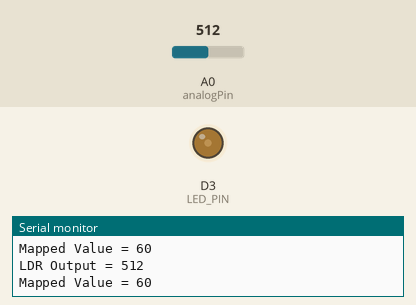
Bench run of a sketch on a simulated ESP8266 (NodeMCU). Parts: output pins drawn as LEDs (lit = HIGH), the last lines printed to the serial monitor. The test bench sets the inputs (shaded band); at power-on: A0 (analogPin) = 512.

Above: at 1.2 s.
1.3 s: A0 (analogPin) set to 306
At 2.1 s:
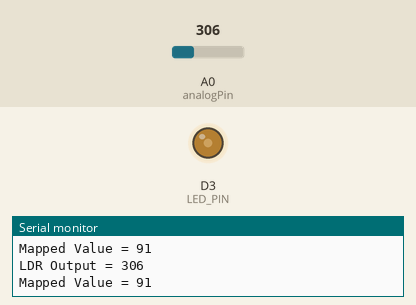
2.9 s: A0 (analogPin) set to 0
At 3.5 s:
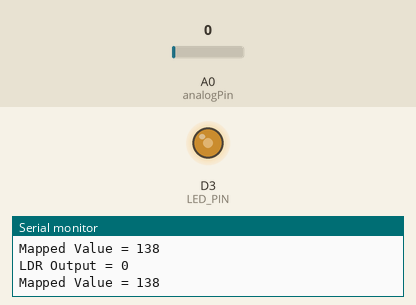
4.5 s: A0 (analogPin) set to 900
At 5.8 s:
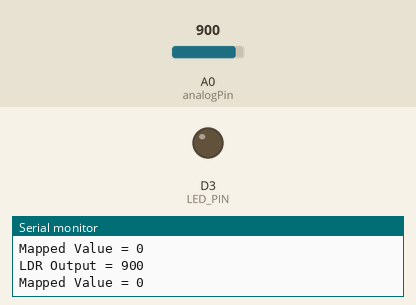
6.1 s: A0 (analogPin) set to 511
At 7.3 s:
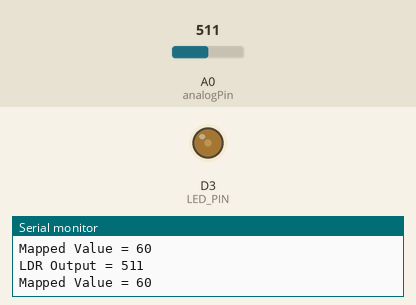
7.7 s: A0 (analogPin) set to 1023
At 8.6 s:
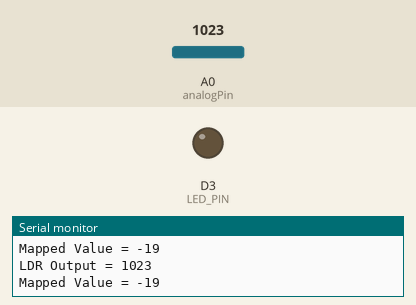
Timing chart, 0 to 10.3 s (numbered marks = the images above; inputs shaded):
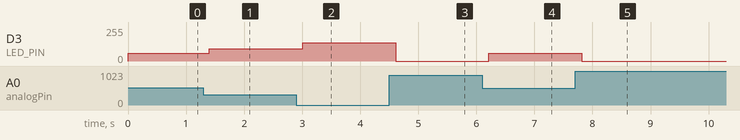

Measured:
- after the input at 1.3 s, D3 (LED_PIN): 60/255 → 91/255 after 0.10 s
- after the input at 2.9 s, D3 (LED_PIN): 91/255 → 138/255 after 0.11 s
- after the input at 4.5 s, D3 (LED_PIN): 138/255 → 0/255 after 0.11 s
- after the input at 6.1 s, D3 (LED_PIN): 0/255 → 60/255 after 0.11 s
- after the input at 7.7 s, D3 (LED_PIN): 60/255 → 0/255 after 0.11 s

The sketch:

Part_A.ino
```cpp
#define analogPin A0
#define LED_PIN D3

int value;
int mappedValue;

void setup() {
  // put your setup code here, to run once:
  Serial.begin(9600);
}

void loop() {
  value = analogRead(analogPin);
  Serial.print("LDR Output = ");
  Serial.println(value);
  mappedValue = map(value, 250, 900, 100, 0);
  Serial.print("Mapped Value = ");
  Serial.println(mappedValue);
  analogWrite(LED_PIN, mappedValue);
  delay(200);
}
```
